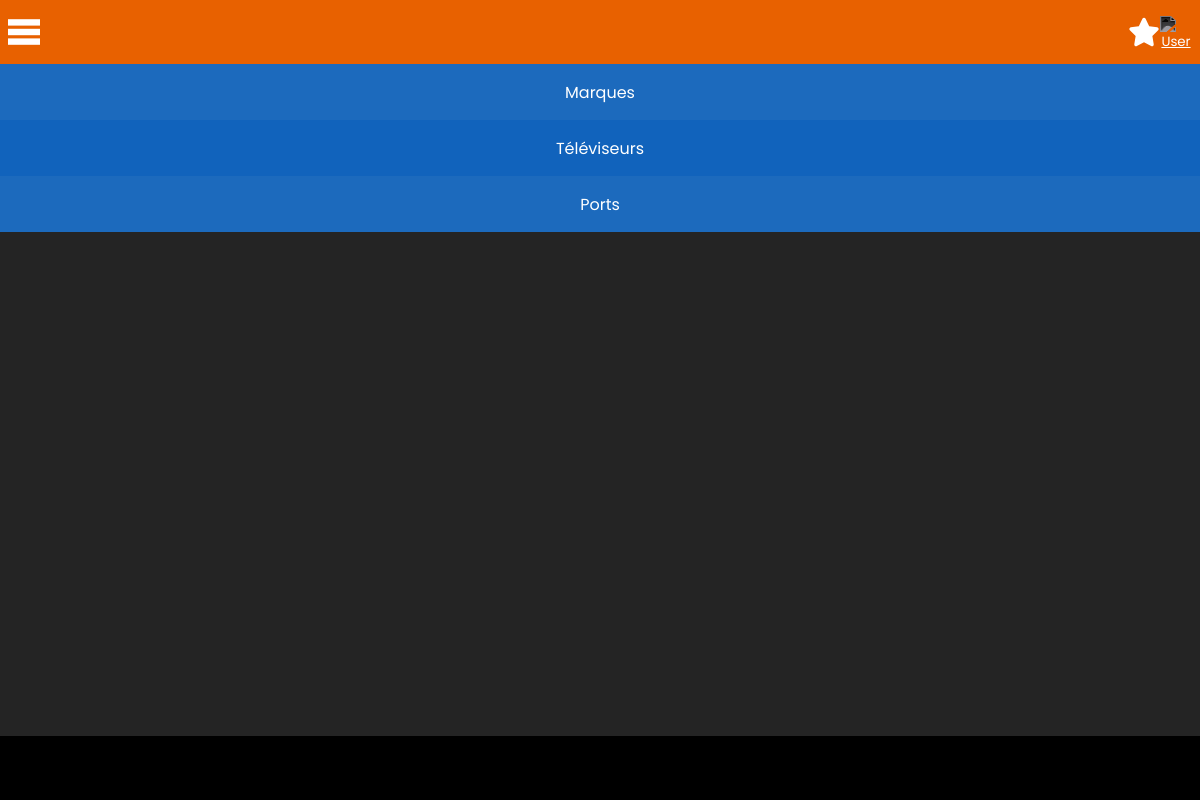
The page /evaluations.php?idUser=2 on the database as committed earlier.
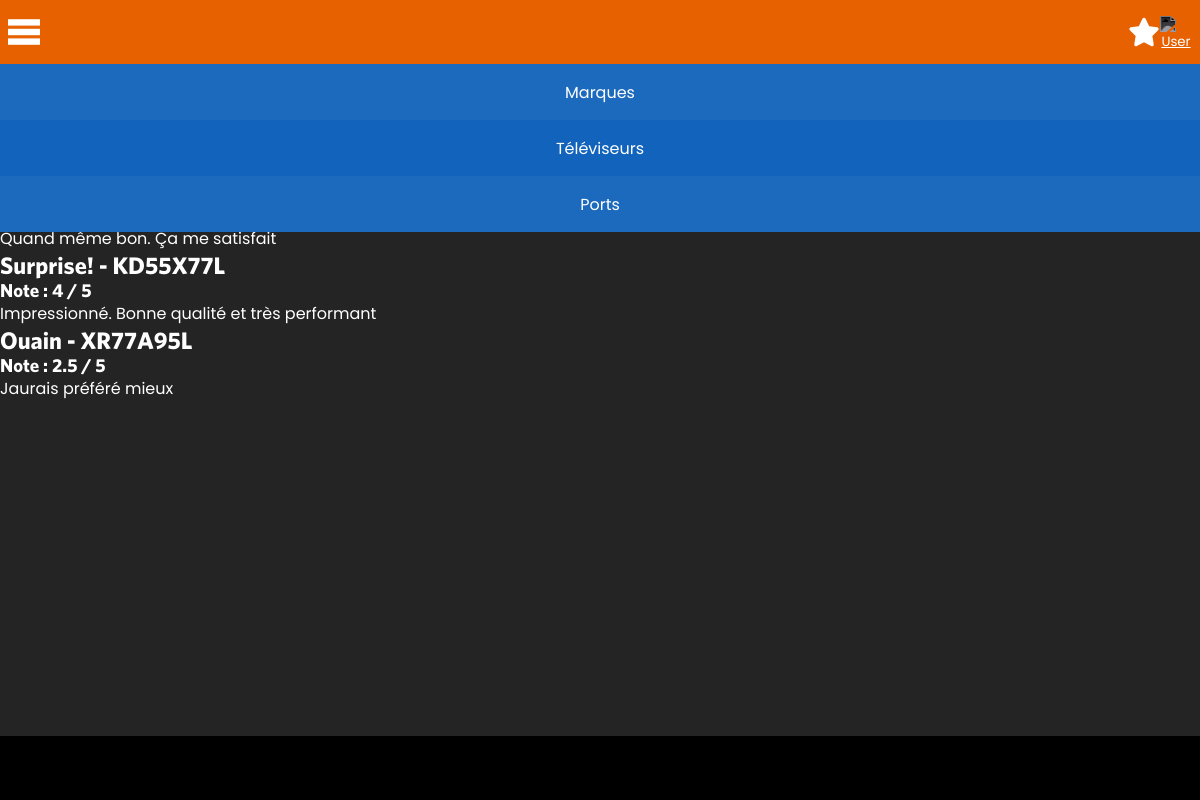
The same page on the database as committed later.
### tables this page shows
CREATE TABLE evaluation (
    note FLOAT NOT NULL,
    commentaire VARCHAR(255),
    id_utilisateur INT NOT NULL,
    modele_televiseur VARCHAR(63) NOT NULL,
    titre VARCHAR(127),
    PRIMARY KEY (id_utilisateur, modele_televiseur)
);

### class/EvaluationManager.php (called while the page is built, shortened)
<?php
class EvaluationManager {
  private $_bdd;
  public function __construct(PDO $bdd) { $this->_bdd = $bdd; }
  public function getUserEvaluations(int $idUser) : array {
    $evaluationsArray = array();
    $query = $this->_bdd->prepare(self::SELECT_USER_EVALUATIONS);
    $query->execute(array(':idUser' => $idUser));
    $bddResult = $query->fetchAll();
    foreach ($bddResult as $row) {
      array_push($evaluationsArray, new Evaluation($row));
    }
    return $evaluationsArray;
  }
}
?>

### class/Evaluation.php (called while the page is built, shortened)
<?php
class Evaluation {
  private $_modele_televiseur;
  private $_note;
  private $_commentaire;
  private $_titre;
  public function __construct($params = array()) {
    foreach($params as $k => $v) {
       $methodName = "set_" . $k;
    }
 }
  public function set_id_utilisateur($_id_utilisateur)
  {
    return $this;
  }
  public function get_modele_televiseur()
  {
    return $this->_modele_televiseur;
  }
  public function set_modele_televiseur($_modele_televiseur)
  {
    $this->_modele_televiseur = $_modele_televiseur;
    return $this;
  }
  public function get_note()
  {
    return $this->_note;
  }
  public function set_note($_note)
  {
    $this->_note = $_note;
    return $this;
  }
  public function get_commentaire()
  {
    return $this->_commentaire;
  }
  public function set_commentaire($_commentaire)
  {
    $this->_commentaire = $_commentaire;
    return $this;
  }
  public function get_titre()
  {
    return $this->_titre;
  }
  public function set_titre($_titre)
  {
    $this->_titre = $_titre;
    return $this;
  }
}
?>

### evaluations.php (the view)
<?php
  include_once("inc/header.php");
  $bdd = PDOFactory::getMySQLConnection();
  $evaluationManager = new EvaluationManager($bdd);
  $userManager = new UserManager($bdd);
?>
<main>
<?php
  if (isset($_REQUEST['idUser'])) {
    $userObj = $userManager->getUserById($_REQUEST['idUser']);
    if (isset($userObj)) {
      ?>
      <h1>Évaluations de <?= $userObj->get_pseudonyme(); ?></h1>
      <?php
      $evaluationArray = $evaluationManager->getUserEvaluations($_REQUEST['idUser']);
      if (count($evaluationArray) > 0) {
        foreach ($evaluationArray as $evaluationObj) {
        ?>
        <div class="evaluation">
          <h2><?= $evaluationObj->get_titre(); ?> - <?= $evaluationObj->get_modele_televiseur(); ?></h2>
          <h3>Note : <?= $evaluationObj->get_note(); ?> / 5</h3>
          <p><?= $evaluationObj->get_commentaire(); ?></p>
        </div>
        <?php
        }
      }
      else {
      ?>
      <p>Aucune évaluation associée à cet utilisateur...</p>
      <?php
      }
    }
    else {
    ?>
    <p>Erreur! Utilisateur introuvable...</p>
    <?php
    }
  }
  else {
  ?>
  <p>Erreur! Aucun utilisateur sélectionné...</p>
  <?php
  }
?>
</main>
<?php
  include_once("inc/footer.php");
?>

### inc/header.php (shortened to what this page needs)
<!DOCTYPE html>
<html lang="fr">
<head>
   <link rel="stylesheet" href="css/style.css">
</head>
<body>
    <nav>
        <div class="nav-header">
            <div class="nav-header-left">
                <button id="nav-menu-btn">
                    <svg id="nav-menu-img" viewBox="0 0 100 80" width="32" height="32">
                        <rect width="100" height="20"></rect>
                        <rect y="30" width="100" height="20"></rect>
                        <rect y="60" width="100" height="20"></rect>
                      </svg>
                </button>
            </div>
            <div class="nav-header-right">
                <button id="nav-fav-btn">
                    <a href="index.html">
                    </a>
                </button>
                <button id="nav-profile-btn">
                    <a href="index.html">
                        <img class="nav-user-img" src="user-170.svg" alt="User" width="32" height="32">
                    </a>
                </button>
            </div>
        </div>
        <div class="nav-buttons">
            <ul>
                <li><a href="index.html">Marques</a></li>
                <li><a href="index.html">Téléviseurs</a></li>
                <li><a href="index.html">Ports</a></li>
            </ul>
        </div>
    </nav>

### inc/footer.php (shortened to what this page needs)
    <footer>
    </footer>
</body>
</html>

### css/style.css (style rules this page uses)
:root { --orange: #ff9f59; }
* { margin: 0; padding: 0; box-sizing: border-box; }
* { font-family: 'Poppins'; box-sizing: border-box; margin: 0; }
h1, h2, h3 { font-family: 'Whitney'; }
.nav-header { justify-content: space-between; width: 100%; padding: 8px; }
.nav-header, footer { height: 64px; display: flex; align-items: center; }
.nav-header { background-color: #e86100; }
footer { background-color: #000000; color: white; }
nav { position: relative; z-index: 10; }
nav button { background: none; border: none; cursor: pointer; }
#nav-menu-img, #nav-fav-img { fill: white; }
.nav-user-img { filter: invert(98%) sepia(100%) saturate(20%) hue-rotate(208deg) brightness(104%) contrast(100%); }
.nav-header a, .nav-header-left, .nav-header-right, #nav-menu-btn { display: flex; align-items: center; }
.nav-buttons ul { padding: 0; list-style-type: none; width: 100% }
.nav-buttons li { width: 100% }
.nav-buttons { display: flex; flex-direction: row; }
.nav-buttons li a { display: flex; align-items: center; justify-content: center; text-decoration: none; height: 56px; color: white; }
.nav-buttons ul li:nth-of-type(even) a { background-color: rgb(17, 99, 188); }
.nav-buttons ul li:nth-of-type(odd) a { background-color: rgb(28, 106, 189); }
main { position: absolute; top: 64px; color: white; }
footer { position: absolute; bottom: 0; width: 100%; justify-content: center; }
body { background-color: rgb(36, 36, 36); }

Rows that differ between the two databases and show on the page:
added evaluation: commentaire "Quand même bon. Ça me satisfait"
added evaluation: titre "Surprise!", modele_televiseur "KD55X77L", note "4", commentaire "Impressionné. Bonne qualité et très performant"
added evaluation: titre "Ouain", modele_televiseur "XR77A95L", note "2.5", commentaire "Jaurais préféré mieux"
